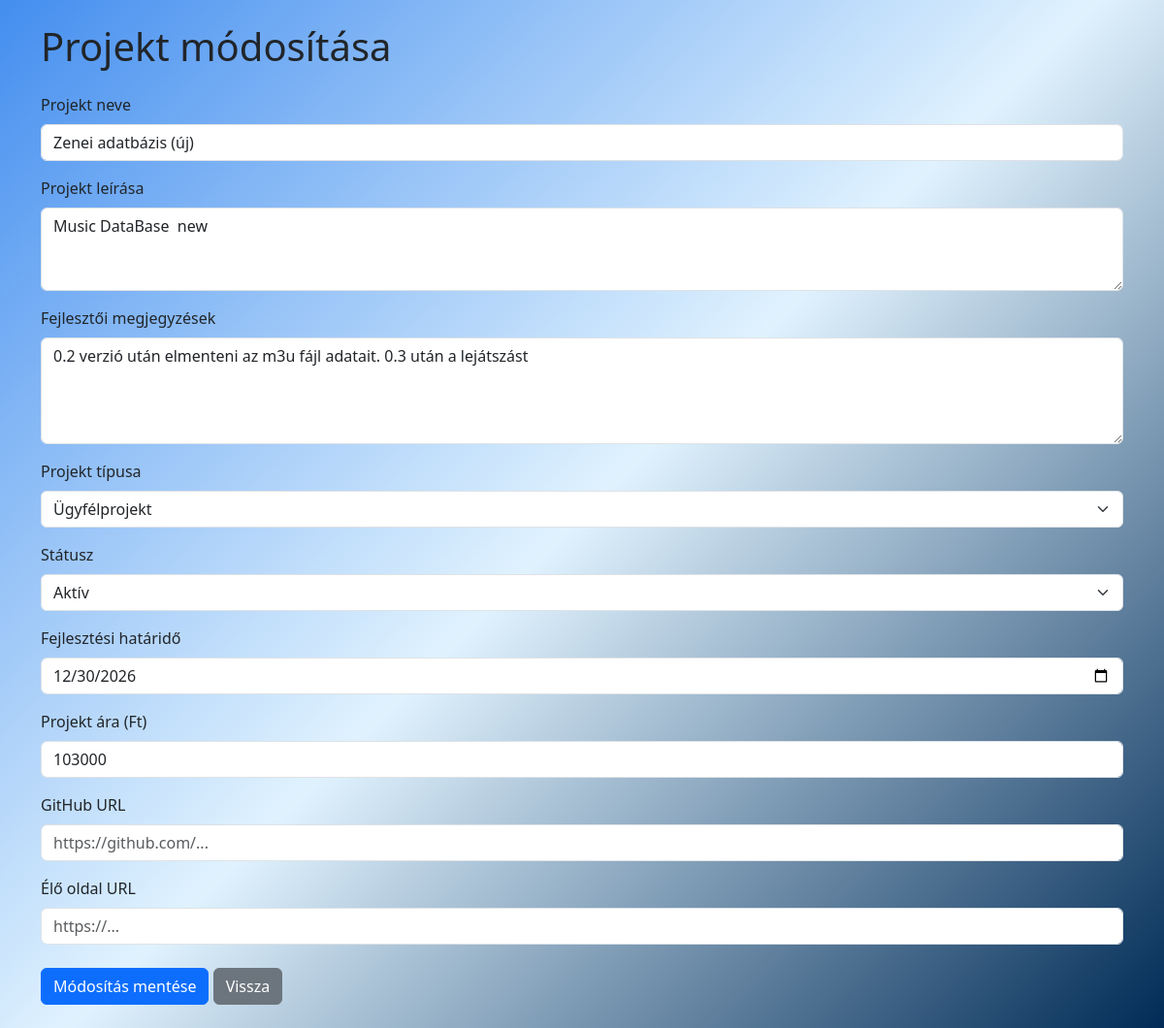
Screenshot of /public/index.php?action=edit&id=5 (signed in) with the database file from the repository.
### tables this page shows
CREATE TABLE `projects` (
  `id` int(11) NOT NULL,
  `title` varchar(255) NOT NULL,
  `description` text DEFAULT NULL,
  `type` enum('personal','client') NOT NULL DEFAULT 'personal',
  `status` enum('planning','active','completed','cancelled') NOT NULL DEFAULT 'planning',
  `price` int(11) DEFAULT NULL,
  `deadline` date DEFAULT NULL,
  `github_url` varchar(255) DEFAULT NULL,
  `live_url` varchar(255) DEFAULT NULL,
  `notes` text DEFAULT NULL,
  `created_at` timestamp NOT NULL DEFAULT current_timestamp()
);

### controllers/ProjectController.php (called while the page is built, shortened)
<?php
require_once __DIR__ . "/../models/Project.php";
class ProjectController
{
    private Project $projectModel;
    public function __construct(PDO $pdo)
    {
        $this->projectModel = new Project($pdo);
    }
    public function edit(): void
    {
        $id = (int) ($_GET["id"] ?? 0);
        $project = $this->projectModel->getById($id);
        require_once __DIR__ . "/../views/projects/edit.php";
    }
}

### models/Project.php (called while the page is built, shortened)
<?php
class Project
{
    private PDO $pdo;
    public function __construct(PDO $pdo)
    {
        $this->pdo = $pdo;
    }
    public function getById(int $id): array|false
    {
        $sql = "SELECT *
        FROM projects
        WHERE id = :id";
        $stmt = $this->pdo->prepare($sql);
        $stmt->execute([
            "id" => $id
        ]);
        return $stmt->fetch(PDO::FETCH_ASSOC);
    }
}

### views/projects/edit.php (the view, shortened to what this page needs)
<!DOCTYPE html>
<html lang="hu">
<head>
    <link
        href="https://cdn.jsdelivr.net/npm/bootstrap@5.3.3/dist/css/bootstrap.min.css"
        rel="stylesheet">
    <link
        rel="stylesheet"
        href="/ProjectBoard/public/css/style.css?v=1.0">
</head>
<body class="bg-light text-dark">
    <div class="container py-4">
        <h1 class="mb-4">
            Projekt módosítása
        </h1>
        <form method="POST">
            <div class="mb-3">
                <label class="form-label">
                    Projekt neve
                </label>
                <input
                    type="text"
                    name="title"
                    class="form-control"
                    value="<?= htmlspecialchars($project["title"]) ?>"
                    required>
            </div>
            <div class="mb-3">
                <label class="form-label">
                    Projekt leírása
                </label>
                <textarea
                    name="description"
                    class="form-control"
                    rows="3"><?= htmlspecialchars($project["description"]) ?></textarea>
            </div>
            <div class="mb-3">
                <label class="form-label">
                    Fejlesztői megjegyzések
                </label>
                <textarea
                    name="notes"
                    class="form-control"
                    rows="4"><?= htmlspecialchars($project["notes"] ?? "") ?></textarea>
            </div>
            <div class="mb-3">
                <label class="form-label">
                    Projekt típusa
                </label>
                <select name="type" class="form-select">
                    <option value="client" <?= $project["type"] === "client" ? "selected" : "" ?>>
                        Ügyfélprojekt
                    </option>
                </select>
            </div>
            <div class="mb-3">
                <label class="form-label">
                    Státusz
                </label>
                <select name="status" class="form-select">
                    <option value="active" <?= $project["status"] === "active" ? "selected" : "" ?>>
                        Aktív
                    </option>
                </select>
            </div>
            <div class="mb-3">
                <label class="form-label">
                    Fejlesztési határidő
                </label>
                <input
                    type="date"
                    name="deadline"
                    class="form-control"
                    value="<?= htmlspecialchars($project["deadline"] ?? "") ?>">
            </div>
            <div class="mb-3">
                <label class="form-label">
                    Projekt ára (Ft)
                </label>
                <input
                    type="number"
                    step="0.01"
                    name="price"
                    class="form-control"
                    value="<?= htmlspecialchars($project["price"] ?? "") ?>">
            </div>
            <div class="mb-3">
                <label class="form-label">
                    GitHub URL
                </label>
                <input
                    type="url"
                    name="github_url"
                    class="form-control"
                    placeholder="https://github.com/..."
                    value="<?= htmlspecialchars($project["github_url"] ?? "") ?>">
            </div>
            <div class="mb-4">
                <label class="form-label">
                    Élő oldal URL
                </label>
                <input
                    type="url"
                    name="live_url"
                    class="form-control"
                    placeholder="https://..."
                    value="<?= htmlspecialchars($project["live_url"] ?? "") ?>">
            </div>
            <button
                class="btn btn-primary"
                type="submit">
                Módosítás mentése
            </button>
            <a
                href="index.php"
                class="btn btn-secondary">
                Vissza
            </a>
        </form>
    </div>
</body>
</html>

### public/css/style.css (style rules this page uses)
html, body { min-height: 100vh; }
body { background: linear-gradient( 135deg, #448eef 0%, #e0f2fe 50%, #002b56 100% ) !important; }

### rows the page displays
projects: title "Zenei adatbázis (új)", description "Music DataBase new", notes "0.2 verzió után elmenteni az m3u fájl adatait. 0.3 után a lejátszást", type "Ügyfélprojekt", status "Aktív", deadline "12/30/2026", price "103000"
